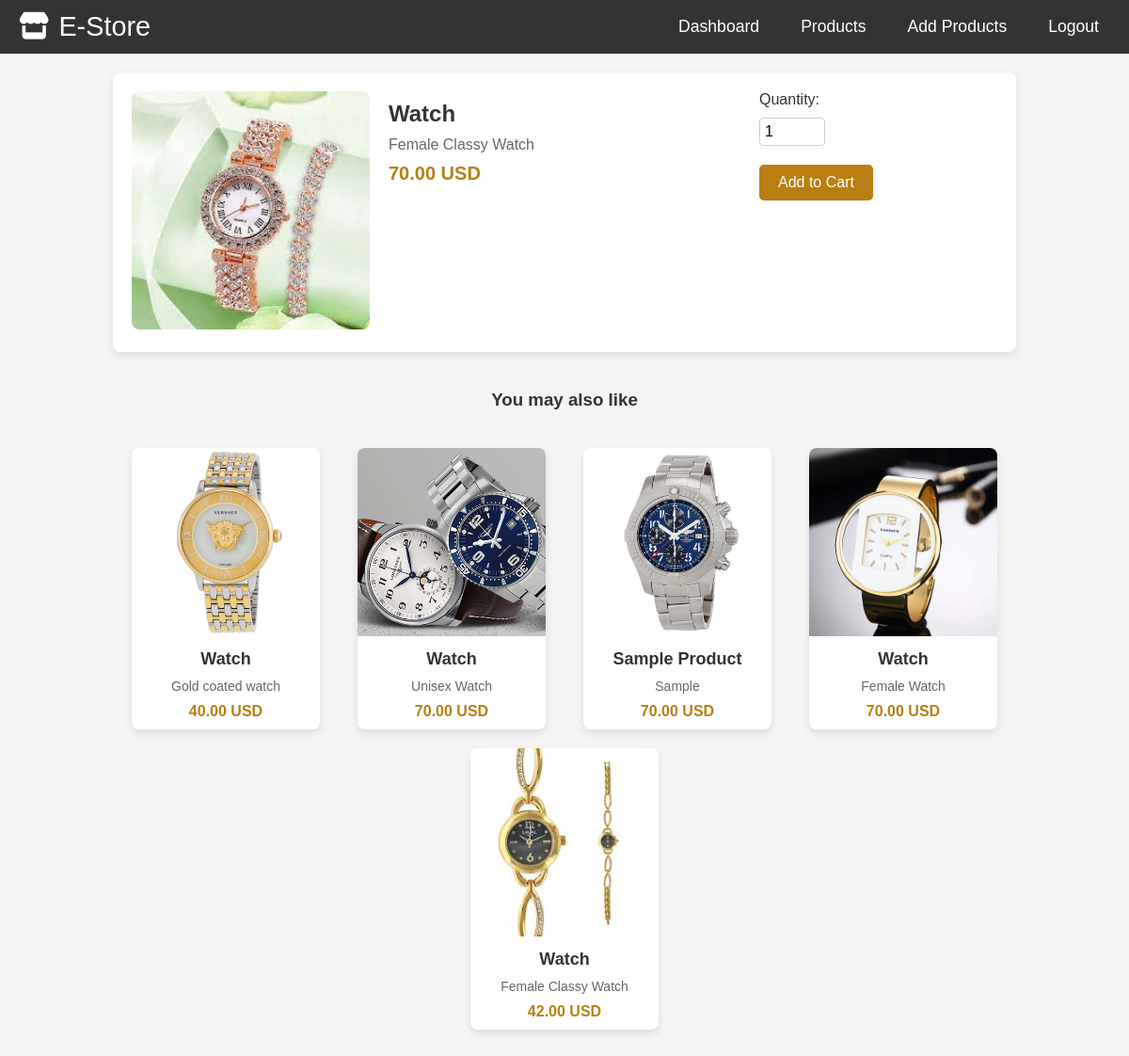
The page /products/product/9/ (signed in) on the database its author committed.
### products/models.py (models this page shows, shortened)
class Product(models.Model):
    ELECTRONICS = 'electronics'
    FURNITURE = 'furniture'
    CLOTHING = 'clothing'
    BOOKS = 'books'
    TOYS = 'toys'
    GROCERIES = 'groceries'
    ACCESSORIES='Accessories'
    CATEGORY_CHOICES = [
        (ELECTRONICS, 'Electronics'),
        (FURNITURE, 'Furniture'),
        (CLOTHING, 'Clothing'),
        (BOOKS, 'Books'),
        (TOYS, 'Toys'),
        (GROCERIES, 'Groceries'),
        (ACCESSORIES,'Accessories')
    ]
    name = models.CharField(max_length=255)
    description = models.TextField(null=True, blank=True)
    rating = models.CharField(max_length=50)
    category = models.CharField(
        max_length=20,
        choices=CATEGORY_CHOICES,
    )
    price = models.DecimalField(max_digits=10, decimal_places=2)
    stock = models.IntegerField(default=0)  # Number of items in stock
    image = models.ImageField(upload_to='products/', null=True, blank=True)
    product_link = models.URLField()
    rating = models.CharField(max_length=50)
    is_recommended = models.BooleanField(default=False)

### products/views.py (the view, shortened to what this page needs)
# urls.py: path('product/<int:pk>/', views.product_detail, name='product_detail'),
@login_required
def product_detail(request, pk):
    product = get_object_or_404(Product, pk=pk)
    recommended_products = Product.objects.exclude(id=product.id)[:5]
    return render(request, 'product_detail.html', {
        'product': product,
        'recommended_products': recommended_products,
    })

### products/templates/product_detail.html (shortened to what this page needs)
{% include 'navbar.html' %}
    <head>
    </head>
    <div class="container">
        <div class="product-detail-card">
            <div class="product-image">
                <img src="{{ product.image.url }}" alt="{{ product.name }}">
            </div>
            <div class="product-info">
                <h2>{{ product.name }}</h2>
                <p>{{ product.description }}</p>
                <div class="price">{{ product.price }} USD</div>
            </div>
            <div class="product-form">
                <form method="POST" action="{% url 'products:add_to_cart' product.id %}">
                    <label for="quantity">Quantity: </label>
                    <input type="number" id="quantity" name="quantity" value="1" min="1">
                    <button type="submit" class="btn btn-primary add-to-cart-btn">Add to Cart</button>
                </form>
            </div>
        </div>
        <div class="recommended-products">
            <h3>You may also like</h3>
            <div class="product-list">
                {% for recommended_product in recommended_products %}
                    <div class="product-card">
                        <a href="{% url 'products:product_detail' pk=recommended_product.id %}">
                            <img src="{{ recommended_product.image.url }}" alt="{{ recommended_product.name }}">
                            <h4>{{ recommended_product.name }}</h4>
                            <p>{{ recommended_product.description|truncatewords:10 }}</p>
                            <div class="price">{{ recommended_product.price }} USD</div>
                        </a>
                    </div>
                {% endfor %}
            </div>
        </div>
    </div>

### products/templates/navbar.html (style rules this page uses)
* { margin: 0; padding: 0; box-sizing: border-box; }
body { font-family: Arial, sans-serif; margin: 0; padding: 0; background-color: #f8f9fa; }

### products/templates/product_detail.html (style rules this page uses)
* { margin: 0; padding: 0; box-sizing: border-box; }
body { font-family: Arial, sans-serif; background-color: #f4f4f4; color: #333; margin: 0; padding: 0; display: flex; flex-direction: column; align-items: center; justify-content: flex-start; min-height: 100vh; }
.container { width: 80%; margin: 20px auto; }
.product-detail-card { background-color: white; border-radius: 8px; box-shadow: 0 4px 8px rgba(0, 0, 0, 0.1); margin-bottom: 30px; padding: 20px; display: flex; flex-direction: row; justify-content: space-between; align-items: flex-start; }
.product-image { flex: 1; max-width: 45%; }
.product-image img { width: 100%; height: auto; border-radius: 8px; }
.product-info { flex: 2; max-width: 45%; padding-left: 20px; }
.product-info h2 { color: #333; font-size: 24px; margin: 10px 0; }
.product-info p { color: #666; font-size: 16px; margin-bottom: 10px; }
.product-info .price { font-size: 20px; font-weight: bold; color: #b97f13; margin-top: 10px; margin-bottom: 20px; }
.product-form { flex: 1; display: flex; flex-direction: column; justify-content: flex-start; align-items: flex-start; }
.product-form form { display: flex; flex-direction: column; gap: 10px; align-items: flex-start; }
.product-form form label { font-size: 16px; }
.product-form form input[type="number"] { padding: 5px; font-size: 16px; margin-right: 10px; width: 70px; border-radius: 4px; border: 1px solid #ccc; }
.product-form form button { background-color: #b97f13; color: white; padding: 10px 20px; border: none; border-radius: 5px; cursor: pointer; font-size: 16px; margin-top: 10px; }
.recommended-products { margin-top: 40px; }
.recommended-products h3 { text-align: center; color: #333; margin-bottom: 20px; }
.product-list { display: flex; justify-content: space-around; flex-wrap: wrap; margin-top: 30px; }
.product-card { background-color: white; border-radius: 8px; box-shadow: 0 4px 8px rgba(0, 0, 0, 0.1); overflow: hidden; margin: 10px; width: 200px; text-align: center; cursor: pointer; }
.product-card img { width: 100%; height: 200px; object-fit: cover; }
.product-card h4 { padding: 10px; font-size: 18px; color: #333; }
.product-card p { padding: 0 10px 10px; color: #666; font-size: 14px; }
.product-card .price { padding: 0 10px 10px; font-size: 16px; font-weight: bold; color: #b97f13; }
.product-list .product-card a { text-decoration: none; color: inherit; }

### rows shown on the page
Product: image (picture), name "Watch", description "Female Classy Watch", price "70.00"
Product: image (picture), name "Watch", description "Gold coated watch", price "40.00"
Product: image (picture), name "Watch", description "Unisex Watch", price "70.00"
Product: image (picture), name "Sample Product", description "Sample", price "70.00"
Product: image (picture), name "Watch", description "Female Watch", price "70.00"
Product: image (picture), name "Watch", description "Female Classy Watch", price "42.00"
